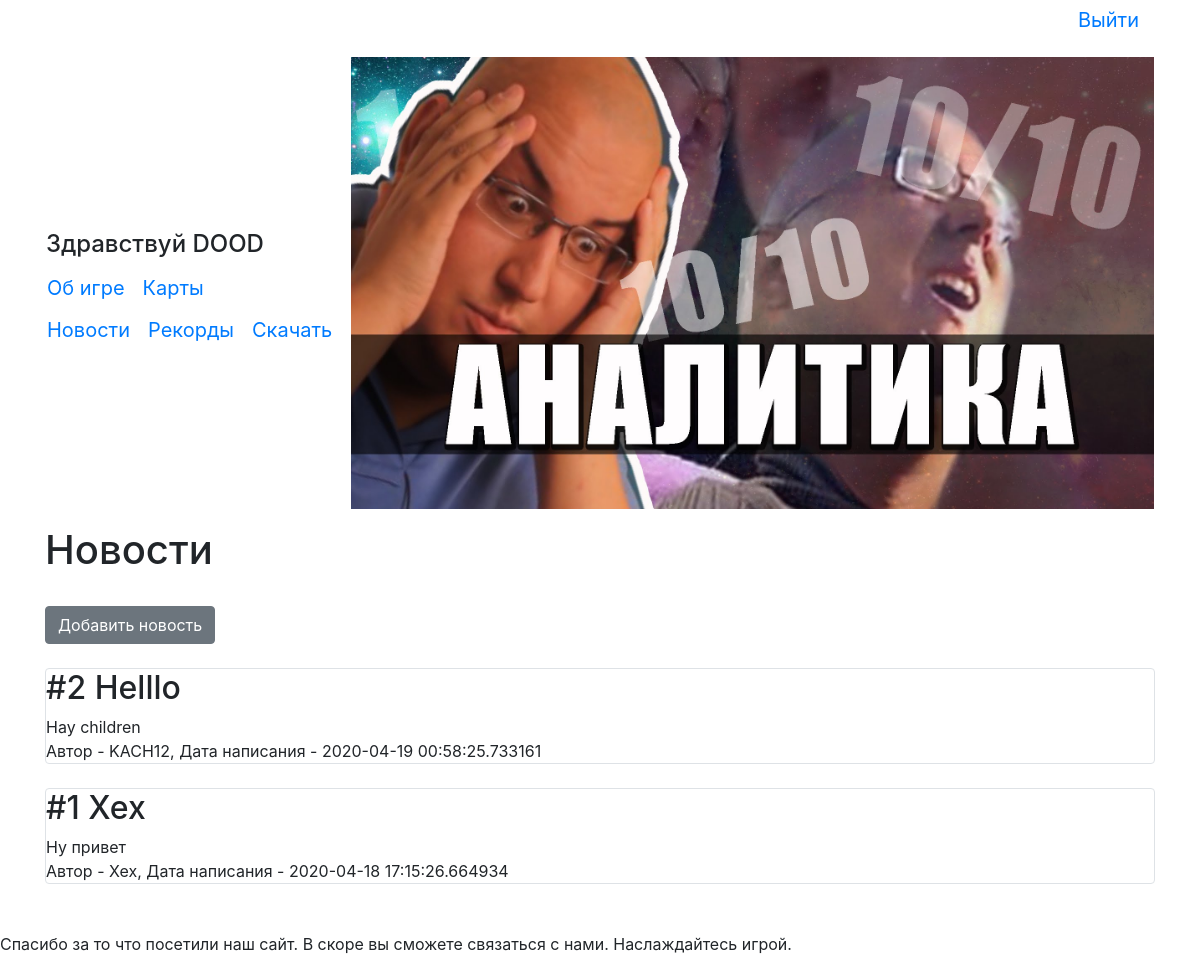
/ (signed in), run on the app's committed database.
### data/users.py (models this page shows, shortened)
class User(SqlAlchemyBase, UserMixin, SerializerMixin):
    __tablename__ = 'users'
    id = sqlalchemy.Column(sqlalchemy.Integer,
                           primary_key=True, autoincrement=True)
    name = sqlalchemy.Column(sqlalchemy.String(15), unique=True)
    email = sqlalchemy.Column(sqlalchemy.String, unique=True)
    hashed_password = sqlalchemy.Column(sqlalchemy.String)
    create_date = sqlalchemy.Column(sqlalchemy.DateTime, default=datetime.datetime.now)
    records = orm.relation("Records", back_populates='user')
    news = orm.relation("News", back_populates='user')

### data/news.py (models this page shows)
class News(SqlAlchemyBase, SerializerMixin):
    __tablename__ = 'news'
    id = sqlalchemy.Column(sqlalchemy.Integer,
                           primary_key=True, autoincrement=True)
    title = sqlalchemy.Column(sqlalchemy.String, nullable=True, default='Сообщение')
    content = sqlalchemy.Column(sqlalchemy.String, nullable=True)
    created_date = sqlalchemy.Column(sqlalchemy.DateTime,
                                     default=datetime.datetime.now)
    user_id = sqlalchemy.Column(sqlalchemy.Integer,
                                sqlalchemy.ForeignKey("users.id"))
    user = orm.relation('User')

### main.py (the view)
@app.route("/")
def index():
    session = db_session.create_session()
    news = session.query(News)[::-1]
    return render_template('index.html', news=news, ln=len(news))

### data/db_session.py (called while the page is built)
def create_session() -> Session:
    global __factory
    return __factory()

### main.py (called while the page is built)
@login_manager.user_loader
def load_user(user_id):
    session = db_session.create_session()
    return session.query(User).get(user_id)

### templates/index.html (shortened to what this page needs)
{% extends "base.html" %}
{% block content %}
<h1>Новости</h1>
<br>
{% if current_user.is_authenticated %}
<a href="news" class="btn btn-secondary">Добавить новость</a><br><br>
{% endif %}
{% for item in news%}
<div class="col-md6 border rounded">
    <h2>#{{ln - loop.index0}} {{item.title}}</h2>
    <div>
        {{item.content}}
    </div>
    <div>
        Автор - {{item.user.name}}, Дата написания - {{item.created_date}}
    </div>
</div>
<br>
{% endfor %}
{% endblock %}

### templates/base.html (shortened to what this page needs)
<!doctype html>
<html lang="ru" xmlns="http://www.w3.org/1999/html" xmlns="http://www.w3.org/1999/html">
<head>
    <link rel="stylesheet"
          href="https://stackpath.bootstrapcdn.com/bootstrap/4.4.1/css/bootstrap.min.css"
>
</head>
<body>
<main role="main" class="container">
    <table border=0 width=100%>
        {% if current_user.is_authenticated %}
        <p align="right"><a class="navbar-brand" href="/logout">Выйти</a></p>
        {% endif %}
        <td>
            {% if current_user.is_authenticated %}
            <h4>Здравствуй {{ current_user.name }}</h4>
            {% endif %}
            <div>
                <table border="0">
                    <tr>
                        <td><a class="navbar-brand" href="/information">Об игре</a></td>
                        <td><a class="navbar-brand" href="/maps">Карты</a></td>
                    </tr>
                </table>
            </div>
            {% if current_user.is_authenticated %}
            <div>
                <table border="0">
                    <tr>
                        <td><a class="navbar-brand" href="/">Новости</a></td>
                        <td><a class="navbar-brand" href="/records">Рекорды</a></td>
                        <td><a class="navbar-brand" href="/download">Скачать</a></td>
                    </tr>
                </table>
            </div>
            {% else %}
            <p>
                <a class="btn btn-primary " href="/register">Зарегистрироваться</a>
                <a class="btn btn-success" href="/login">Войти</a>
            </p>
            {% endif %}
        </td>
        <td>
            <p><img src="static/img/fn.jpg" width=100%  alt='Игра для настоящий ценителей!(Если вы не цунитель, то всеровно играйте)'></p>
        </td>
    </table>
    {% block content %}{% endblock %}
</main>
</body>
<footer>
    <br>
    Спасибо за то что посетили наш сайт. В скоре вы сможете связаться с нами. Наслаждайтесь игрой.
</footer>
</html>

### data on the page
User: name "DOOD"
News: index0 "2", title "Helllo", content "Hay children", user.name "KACH12", created_date "2020-04-19 00:58:25.733161"
News: index0 "1", title "Хех", content "Ну привет", user.name "Хех", created_date "2020-04-18 17:15:26.664934"
